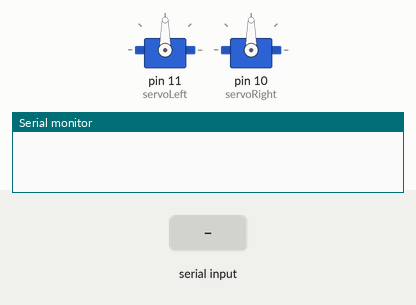
A sketch run on a simulated Arduino Uno, built with avr-gcc and run on an emulated ATmega328P. Parts: 2 × servo, the last lines printed to the serial monitor. The test bench sets the inputs (shaded band).

Above: at 1.2 s.
1.3 s: "90,45\n" received over Serial
At 2.7 s:
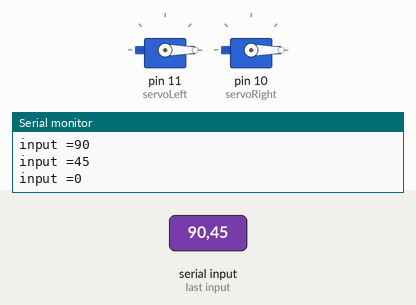
Timing chart, 0 to 4.3 s (numbered marks = the images above; inputs shaded):
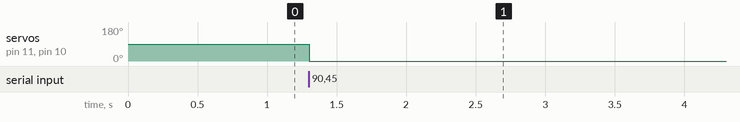

The sketch:

Motor_Cal.ino
```cpp
#include <Servo.h>

Servo servoLeft;
Servo servoRight;

int wholeNumber;
int serialMonitorValue = (1494);


void setup() {

  Serial.begin(9600);
  Serial.setTimeout(10);

  servoLeft.attach (11);
  servoRight.attach(10);
}

void loop () {

  while (Serial.available() == 0 ) {}

  serialMonitorValue = Serial.parseInt();

  Serial.print("input =");
  Serial.println(serialMonitorValue);

  servoLeft.writeMicroseconds(serialMonitorValue);
  servoRight.writeMicroseconds(serialMonitorValue);
}
```

Measured:
- after the input at 1.3 s, servo on pin 11 (servoLeft), servo on pin 10 (servoRight): 90° → 0° at once
